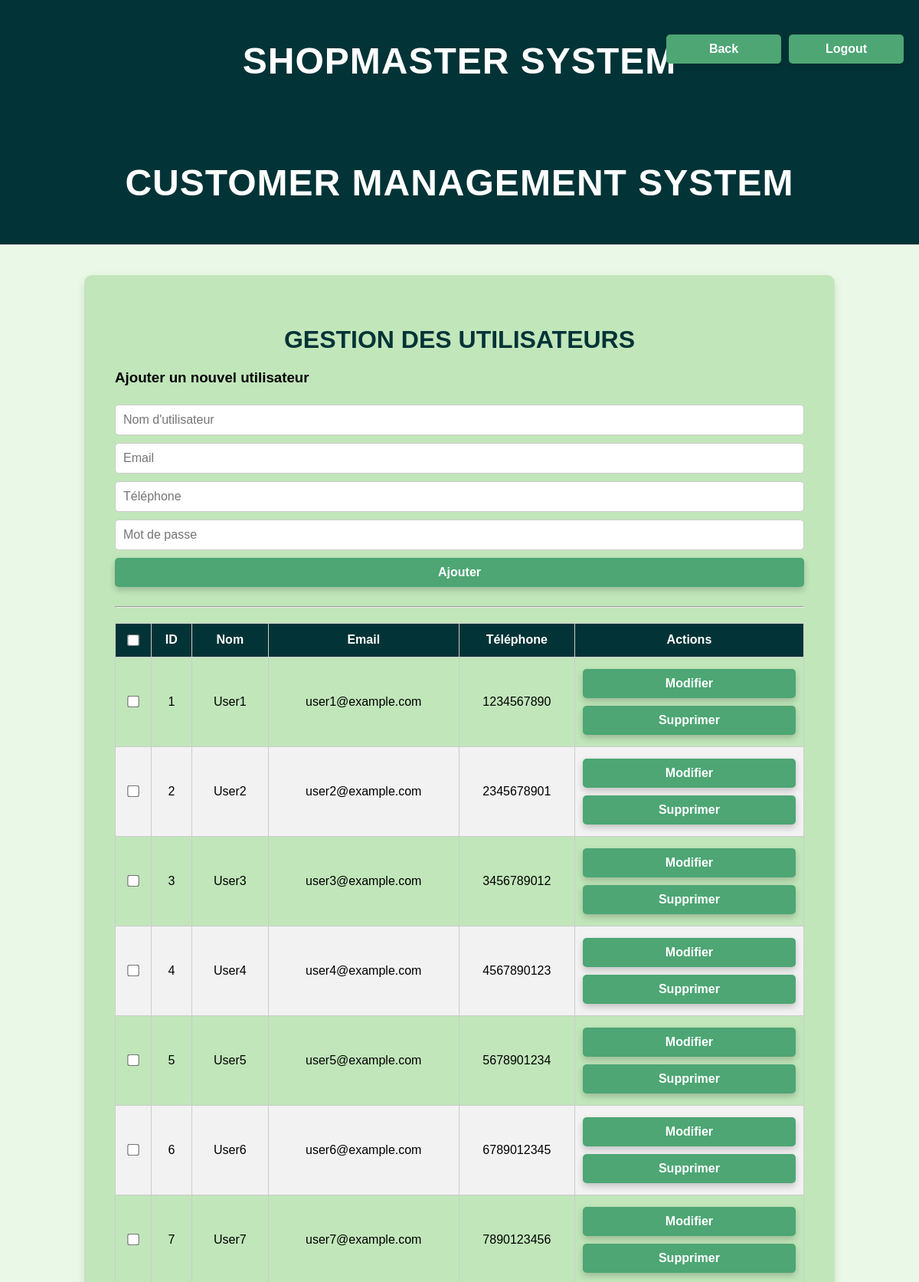
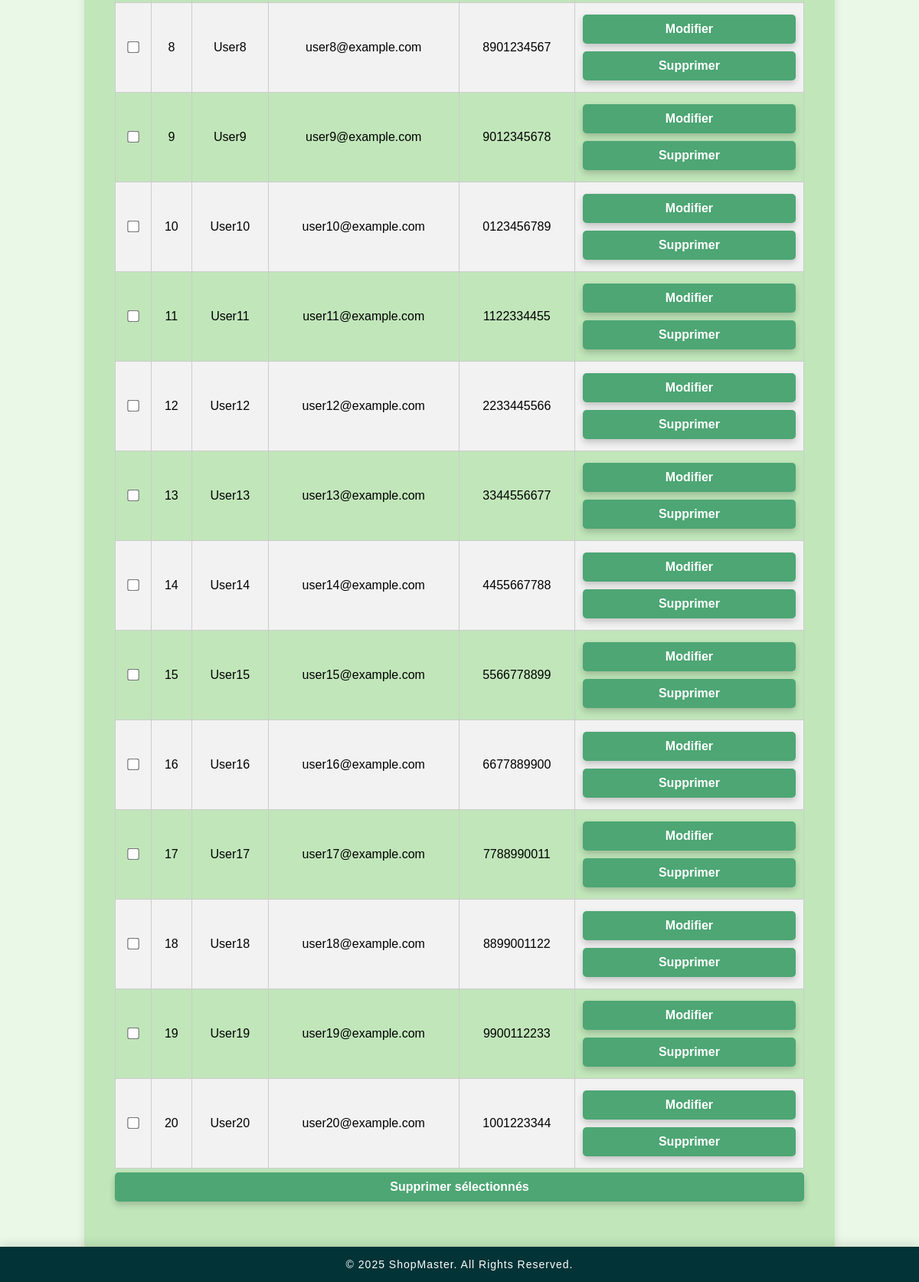
Page /Views/customer_managment_view.php (signed in) on the committed database (2 pictures, top to bottom).
### tables this page shows
CREATE TABLE IF NOT EXISTS users (
    id INT(11) NOT NULL AUTO_INCREMENT,
    username VARCHAR(50) NOT NULL,
    email VARCHAR(100) NOT NULL UNIQUE,
    phone VARCHAR(15) DEFAULT NULL,
    password VARCHAR(255) NOT NULL,
    PRIMARY KEY (id)
);

### Controllers/CustomerController.php (called while the page is built, shortened)
<?php
class CustomerController {
    private $customerManagement;
    public function __construct($customerManagement) {
        $this->customerManagement = $customerManagement;
    }
    public function handleRequest() {
        return $this->customerManagement->getUsers();
    }
}
?>

### Models/CustomerManagement.php (called while the page is built, shortened)
<?php
class CustomerManagement {
    private $pdo;
    public function __construct($pdo) {
        $this->pdo = $pdo;
    }
    public function getUsers() {
        $stmt = $this->pdo->query("SELECT * FROM users");
        return $stmt->fetchAll(PDO::FETCH_ASSOC);
    }
}
?>

### Views/customer_managment_view.php (the view, shortened to what this page needs)
<?php
require_once __DIR__ . '/../config/database.php';
require_once __DIR__ . '/../Models/CustomerManagement.php';
require_once __DIR__ . '/../Controllers/CustomerController.php';
$database = new Database();
$pdo = $database->getConnection();
$customerManagement = new CustomerManagement($pdo);
$controller = new CustomerController($customerManagement);
$users = $controller->handleRequest();
?>
<?php include '../includes/header.php'; ?>
<!DOCTYPE html>
<html lang="fr">
<head>
</head>
<body>
<header>
    <h1>Customer Management System</h1>
</header>
<div class="container">
    <h2>Gestion des utilisateurs</h2>
    <div class="top-buttons-container">
    <?php
    if (isset($_SESSION['admin_role'])) {
        $role = $_SESSION['admin_role'];
        if ($role == 'super_admin') {
            $redirectPage = "../views/admin_dashboard.php";
        } else {
            $redirectPage = "../views/customer_dashboard.php";
        }
    }
    ?>
    <form action="<?= $redirectPage ?>" method="get" style="display: inline;">
        <button type="submit" class="btn btn-back">Back</button>
    </form>
    <form action="logout.php" method="POST" style="display: inline;">
        <button type="submit" class="btn btn-logout">Logout</button>
    </form>
</div>
    <form action="" method="POST">
        <h3>Ajouter un nouvel utilisateur</h3>
        <input type="text" name="username" placeholder="Nom d'utilisateur" required>
        <input type="email" name="email" placeholder="Email" required>
        <input type="text" name="phone" placeholder="Téléphone">
        <input type="password" name="password" placeholder="Mot de passe" required>
        <button type="submit" name="add_user">Ajouter</button>
    </form>
    <hr>
    <form action="" method="POST" id="deleteForm">
        <table>
            <thead>
            <tr>
                <th><input type="checkbox" id="selectAll"></th>
                <th>ID</th>
                <th>Nom</th>
                <th>Email</th>
                <th>Téléphone</th>
                <th>Actions</th>
            </tr>
            </thead>
            <tbody>
            <?php foreach ($users as $user): ?>
                <tr>
                    <td><input type="checkbox" name="user_ids[]" value="<?= $user['id']; ?>"></td>
                    <td><?= $user['id']; ?></td>
                    <td><?= $user['username']; ?></td>
                    <td><?= $user['email']; ?></td>
                    <td><?= $user['phone']; ?></td>
                    <td>
                        <button type="button" onclick="editUser(<?= $user['id']; ?>, '<?= $user['username']; ?>', '<?= $user['email']; ?>', '<?= $user['phone']; ?>')">Modifier</button>
                        <form action="" method="POST" style="display: inline;">
                            <button type="submit" name="delete_user">Supprimer</button>
                        </form>
                    </td>
                </tr>
            <?php endforeach; ?>
            </tbody>
        </table>
        <button type="submit" name="delete_selected">Supprimer sélectionnés</button>
    </form>
</div>
</body>
</html>
<?php include '../includes/footer.php'; ?>

### assets/css/styles.css (style rules this page uses)
body { font-family: "Arial", sans-serif; margin: 0; padding: 0; color: #000; background-color: #EAF8E7; background-image: url("../assets/images/background.jpg"); background-size: cover; background-position: center; }
header { background-color: #023336; color: white; padding: 20px; text-align: center; font-size: 24px; letter-spacing: 1px; text-transform: uppercase; }
.container { max-width: 900px; margin: 40px auto; padding: 40px; background-color: #C1E6BA; border-radius: 10px; box-shadow: 0 4px 12px rgba(0, 0, 0, 0.1); text-align: center; }
.container h2 { color: #023336; font-size: 32px; margin-bottom: 20px; }
button { background-color: #4DA674; color: white; border: none; padding: 15px 30px; font-size: 16px; font-weight: bold; border-radius: 5px; cursor: pointer; transition: all 0.3s ease; box-shadow: 0 4px 8px rgba(0, 0, 0, 0.2); }
input, button { width: 100%; padding: 10px; margin-top: 5px; font-size: 16px; }
button { background-color: #4DA674; color: white; border: none; border-radius: 5px; cursor: pointer; transition: 0.3s; }
button { padding: 10px 15px; font-size: 16px; border: none; border-radius: 5px; cursor: pointer; transition: background-color 0.3s; }
.btn { padding: 8px 12px; font-size: 14px; border-radius: 5px; cursor: pointer; border: none; transition: background-color 0.3s; }
button[type="submit"] { background-color: #4DA674; color: white; padding: 10px 15px; border-radius: 5px; border: none; cursor: pointer; font-size: 16px; }
input[type="checkbox"] { transform: scale(1.2); cursor: pointer; }
.container { max-width: 1200px; margin: 0 auto; padding: 20px; background-color: #f4f6f8; font-family: "Arial", sans-serif; }
h2 { font-size: 28px; color: #333; text-align: center; margin-bottom: 20px; text-transform: uppercase; font-weight: bold; }
form { margin: 20px 0; text-align: left; }
form input, form select, form button { margin: 5px 0; padding: 10px; font-size: 16px; border: 1px solid #ccc; border-radius: 5px; width: 100%; box-sizing: border-box; }
form button { background-color: #4DA674; color: white; border: none; font-weight: bold; cursor: pointer; transition: all 0.3s ease; }
table { width: 100%; border-collapse: collapse; margin-top: 20px; }
table thead { background-color: #023336; color: white; }
table th, table td { padding: 10px; text-align: center; border: 1px solid #ccc; }
table tr:nth-child(even) { background-color: #f2f2f2; }
.top-buttons-container { position: absolute; top: 20px; right: 20px; display: flex; gap: 10px; align-items: center; }
.btn-back, .btn-logout { background-color: #3498db; color: white; border: none; padding: 10px 20px; font-size: 16px; border-radius: 5px; cursor: pointer; transition: background-color 0.3s, transform 0.2s; font-family: "Arial", sans-serif; box-shadow: 0px 4px 8px rgba(0, 0, 0, 0.1); width: 150px; }

### Views/customer_managment_view.php (style rules this page uses)
.top-buttons-container { position: absolute; top: 20px; right: 20px; display: flex; gap: 10px; align-items: center; }
.btn-back, .btn-logout { background-color: #3498db; color: white; border: none; padding: 10px 20px; font-size: 16px; border-radius: 5px; cursor: pointer; transition: background-color 0.3s, transform 0.2s; font-family: "Arial", sans-serif; box-shadow: 0px 4px 8px rgba(0, 0, 0, 0.1); width: 150px; }

### rows in the picture
users: id "1", username "User1", email "user1@example.com", phone "1234567890"
users: id "2", username "User2", email "user2@example.com", phone "2345678901"
users: id "3", username "User3", email "user3@example.com", phone "3456789012"
users: id "4", username "User4", email "user4@example.com", phone "4567890123"
users: id "5", username "User5", email "user5@example.com", phone "5678901234"
users: id "6", username "User6", email "user6@example.com", phone "6789012345"
users: id "7", username "User7", email "user7@example.com", phone "7890123456"
users: id "8", username "User8", email "user8@example.com", phone "8901234567"
users: id "9", username "User9", email "user9@example.com", phone "9012345678"
users: id "10", username "User10", email "user10@example.com", phone "0123456789"
users: id "11", username "User11", email "user11@example.com", phone "1122334455"
users: id "12", username "User12", email "user12@example.com", phone "2233445566"
users: id "13", username "User13", email "user13@example.com", phone "3344556677"
users: id "14", username "User14", email "user14@example.com", phone "4455667788"
users: id "15", username "User15", email "user15@example.com", phone "5566778899"
users: id "16", username "User16", email "user16@example.com", phone "6677889900"
users: id "17", username "User17", email "user17@example.com", phone "7788990011"
users: id "18", username "User18", email "user18@example.com", phone "8899001122"
users: id "19", username "User19", email "user19@example.com", phone "9900112233"
users: id "20", username "User20", email "user20@example.com", phone "1001223344"

### other values in the picture
self::getTitle() "SHOPMASTER SYSTEM"
self::getYear() "2025"
